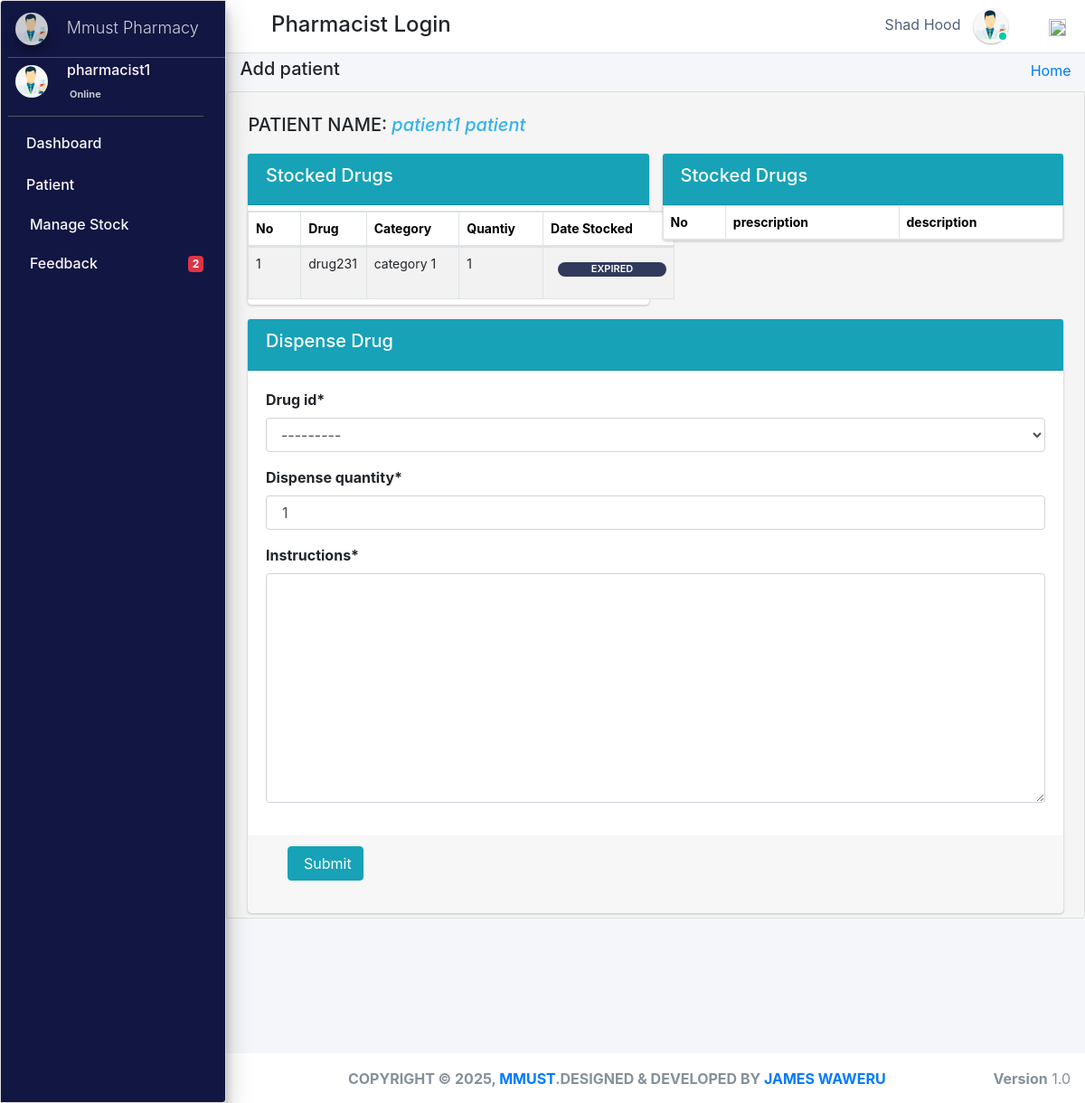
Before: /manage_disp/1/ (signed in) with the older database file.
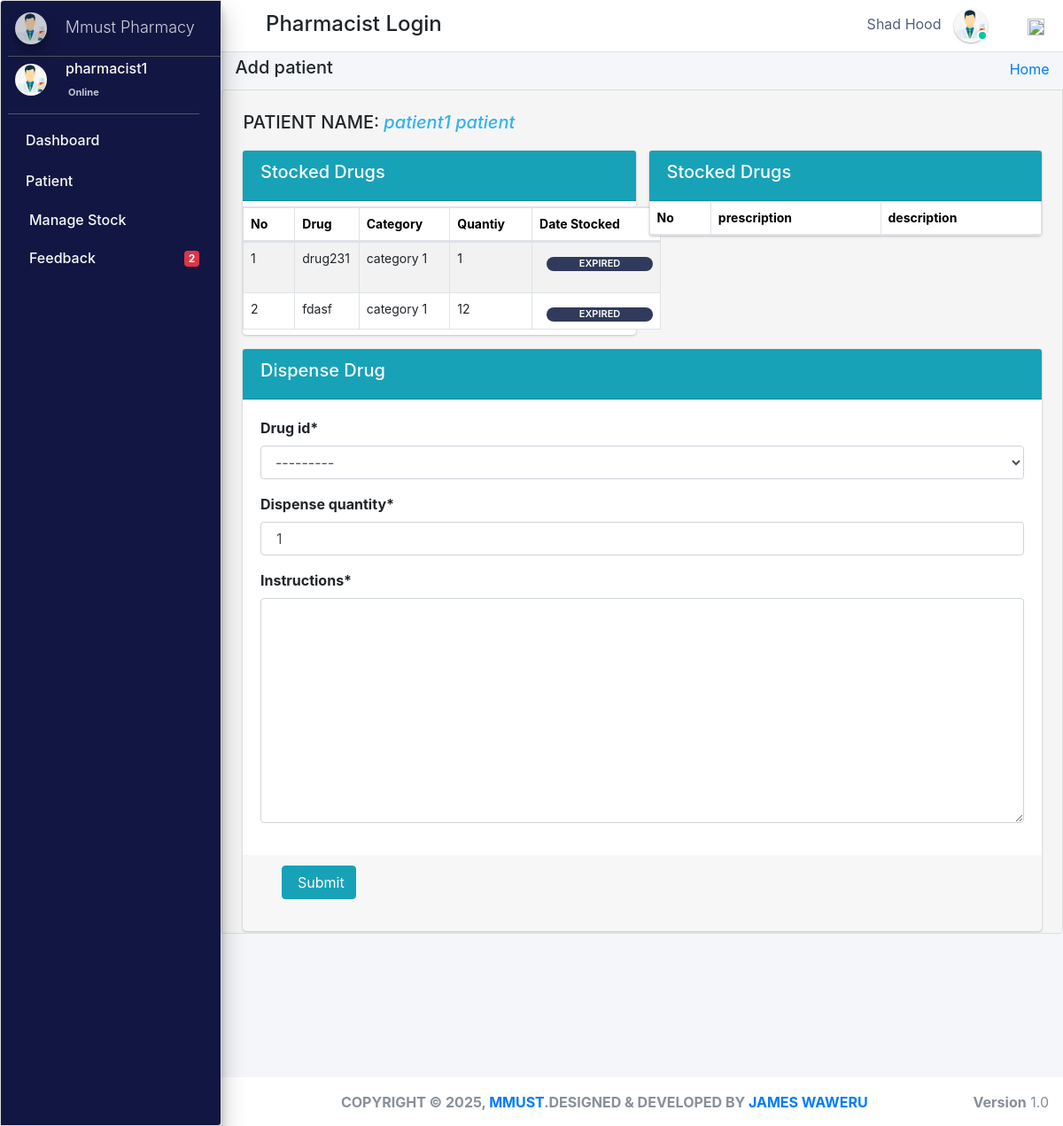
After: the same page with the newer database file.
### pharmacy/models.py (models this page shows)
class Stock(models.Model):
    category = models.ForeignKey(Category,null=True,on_delete=models.CASCADE,blank=True)
    drug_imprint=models.CharField(max_length=6 ,blank=True, null=True)
    drug_name = models.CharField(max_length=50, blank=True, null=True)
    drug_color = models.CharField(max_length=50, blank=True, null=True)
    drug_shape = models.CharField(max_length=50, blank=True, null=True)
    quantity = models.IntegerField(default='0', blank=True, null=True)
    receive_quantity = models.IntegerField(default='0', blank=True, null=True)
    reorder_level = models.IntegerField(default='0', blank=True, null=True)
    manufacture= models.CharField(max_length=50, blank=True, null=True)
    last_updated = models.DateTimeField(auto_now_add=False, auto_now=True)
    timestamp = models.DateTimeField(auto_now_add=True, auto_now=False)
    drug_strength= models.CharField(max_length=10, blank=True, null=True)
    valid_from = models.DateTimeField(blank=True, null=True,default=timezone.now)
    valid_to = models.DateTimeField(blank=False, null=True)
    drug_description=models.TextField(blank=True,max_length=1000,null=True)
    drug_pic=models.ImageField(default="images2.png",null=True,blank=True)
    objects = ExpiredManager()
    def __str__(self):
        return str(self.drug_name)

class Category(models.Model):
    name = models.CharField(max_length=50, blank=False, null=True)
    def __str__(self):
        return str(self.name)

### pharmacy/pharmacistViews.py (the view, shortened to what this page needs)
# urls.py: path('manage_disp/<pk>/',pharmacistViews.manage_dispense,name='pharmacist_disp'),
def manage_dispense(request,pk):
    queryset=Patients.objects.get(id=pk)
    prescrips=queryset.prescription_set.all()
    print(prescrips)
    form=DispenseForm(request.POST or None,initial={'patient_id':queryset} )
    drugs=Stock.objects.all()
    ex=Stock.objects.annotate(
    expired=ExpressionWrapper(Q(valid_to__lt=Now()), output_field=BooleanField())
    ).filter(expired=True)
    eo=Stock.objects.annotate(
    expired=ExpressionWrapper(Q(valid_to__lt=Now()), output_field=BooleanField())
    ).filter(expired=False)
    try:
        context={
            "patients":queryset,
            "form":form,
            "drugs":drugs,
            "prescrips":prescrips,
"expired":ex,
"expa":eo,
            }
    except Exception:
        messages.error(request, "Dispensing Not Allowed! The Drug is Expired ,please contanct the admin for re-stock ")
        return redirect('manage_patient_pharmacist')
    context={
            "patients":queryset,
            "form":form,
            "drugs":drugs,
            "prescrips":prescrips,
"expired":ex,
"expa":eo,
            }
    return render(request,'pharmacist_templates/manage_dispense.html',context)

### pharmacy/forms.py
class DispenseForm(ModelForm):
    class Meta:
        model=Dispense
        fields='__all__'
        exclude=['stock_ref_no']

### pharmacy/models.py (called while the page is built)
    def __str__(self):
        return str(self.admin)

    def get_queryset(self):
        return super().get_queryset().annotate(
            expired=ExpressionWrapper(Q(valid_to__lt=Now()), output_field=BooleanField())
        )

### pharmacy/templates/pharmacist_templates/manage_dispense.html (shortened to what the changed rows need)
{% extends 'pharmacist_templates/base_template.html'%}
{% load crispy_forms_tags %}
{% block page_title %}
<h5>Add patient</h5>
{% endblock page_title %}
{% block main_content %}
<section class="content">
        <div class="container-fluid">
                    <div class="col-md-12">
                            <div class="row">
                        <div class="col-md-6" style="display: block;">
                            <div class="card card-info">
                                    <table class="table table-bordered table-hover dataTable table5" id="plist">
                                            <thead>
                                        <tr>
                                            <th>No</th>
                                            <th>Drug</th>
                                            <th>Category</th>
                                            <th>Quantiy</th>
                                            <th>Date Stocked</th>
                                        </tr>
                                    </thead>
                                           <tbody  id="japon">
                                                {% for stoc in drugs %}
                                        <tr class="hov" data-id={{stoc.id}}>
                                            <td>{{stoc.id}} &#160;</td>
                                            <td>{{stoc.drug_name}} &#160;</td>
                                            <td>{{stoc.category}}</td>
                                            <td>{{stoc.quantity}}</td>
                        {% if expired %}
                            {% for expire in expired %}
                                {% if stoc.drug_name ==  expire.drug_name %}
                                    <td class=""> <div style="background-color: rgb(48, 58, 92);border-radius: 10px;font-size: 11px; width:120px;font-weight: 600;color: white;" class="d-flex justify-content-center ml-2 mt-2 px-1 "> EXPIRED </div> </td>
                                {% endif %}
                            {% endfor %}
                        {% endif %}
                                        </tr>
                                        {% endfor %}
                                    </tbody>
                                          </table>
                            </div>
                        </div>
                <div class="col-md-6">
                    <div class="card card-info">
                            <table class="table2 table-bordered table-hover " >
                                    <thead>
                                <tr>
                                    <th>No</th>
                                    <th>prescription</th>
                                    <th>description</th>
                                </tr>
                            </thead>
                                  </table>
                    </div>
            </div>
                    </div>
                </div>
            </div>
{% endblock %}

Changed rows visible on the page:
added Stock: id "2", drug_name "fdasf", category "category 1", quantity "12", shows "EXPIRED"
